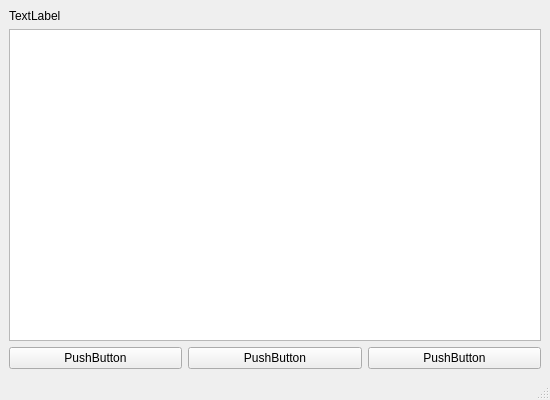
<?xml version="1.0" encoding="UTF-8"?>
<ui version="4.0">
 <class>MainWindow</class>
 <widget class="QMainWindow" name="MainWindow">
  <property name="geometry">
   <rect>
    <x>0</x>
    <y>0</y>
    <width>550</width>
    <height>400</height>
   </rect>
  </property>
  <property name="windowTitle">
   <string>MainWindow</string>
  </property>
  <widget class="QWidget" name="centralwidget">
   <layout class="QGridLayout" name="gridLayout">
    <item row="0" column="0" colspan="3">
     <widget class="QLabel" name="lb_time">
      <property name="text">
       <string>TextLabel</string>
      </property>
     </widget>
    </item>
    <item row="2" column="0">
     <widget class="QPushButton" name="pb_start">
      <property name="text">
       <string>PushButton</string>
      </property>
      <property name="checkable">
       <bool>true</bool>
      </property>
     </widget>
    </item>
    <item row="2" column="1">
     <widget class="QPushButton" name="pb_clear">
      <property name="text">
       <string>PushButton</string>
      </property>
      <property name="checkable">
       <bool>false</bool>
      </property>
      <property name="flat">
       <bool>false</bool>
      </property>
     </widget>
    </item>
    <item row="2" column="2">
     <widget class="QPushButton" name="pb_cirlce">
      <property name="text">
       <string>PushButton</string>
      </property>
     </widget>
    </item>
    <item row="1" column="0" colspan="3">
     <widget class="QTextBrowser" name="txtB_display"/>
    </item>
   </layout>
  </widget>
  <widget class="QMenuBar" name="menubar">
   <property name="geometry">
    <rect>
     <x>0</x>
     <y>0</y>
     <width>550</width>
     <height>21</height>
    </rect>
   </property>
  </widget>
  <widget class="QStatusBar" name="statusbar"/>
 </widget>
 <resources/>
 <connections/>
</ui>
